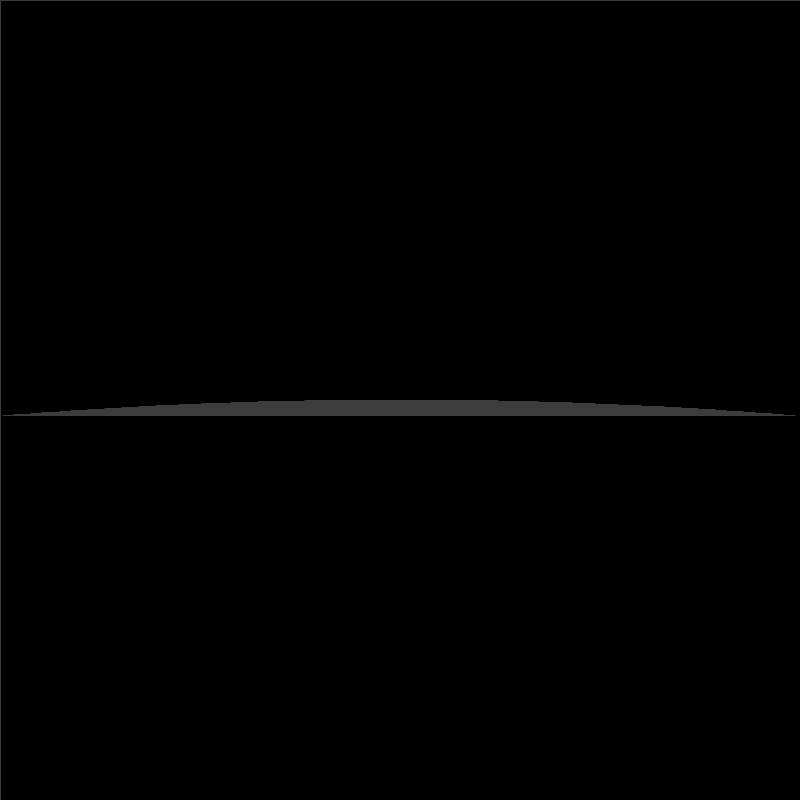
Frame 1 (no input)
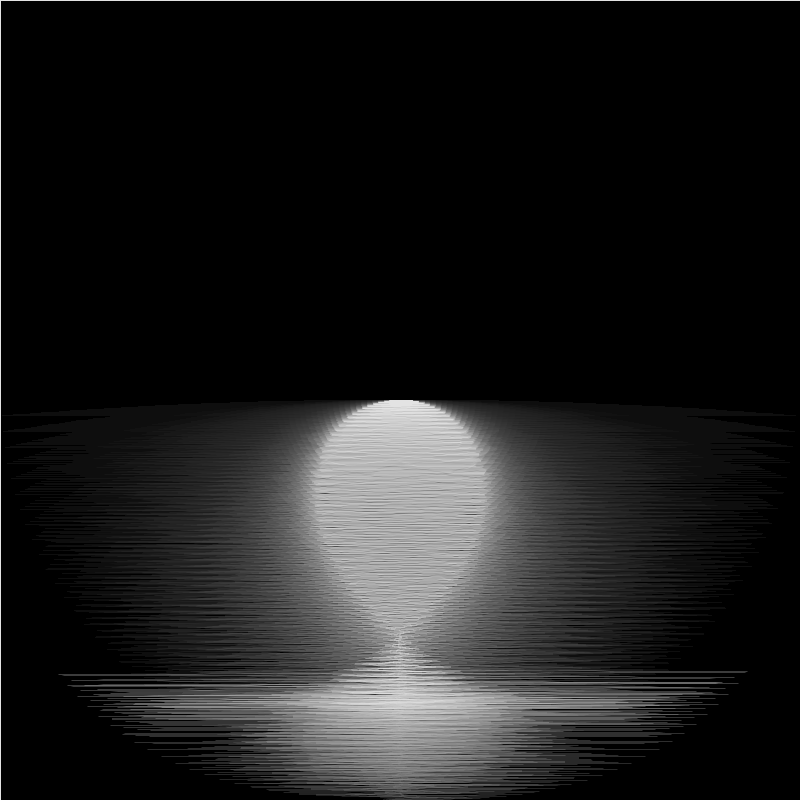
Frame 60 (the mouse pressed at the canvas centre just before this capture)
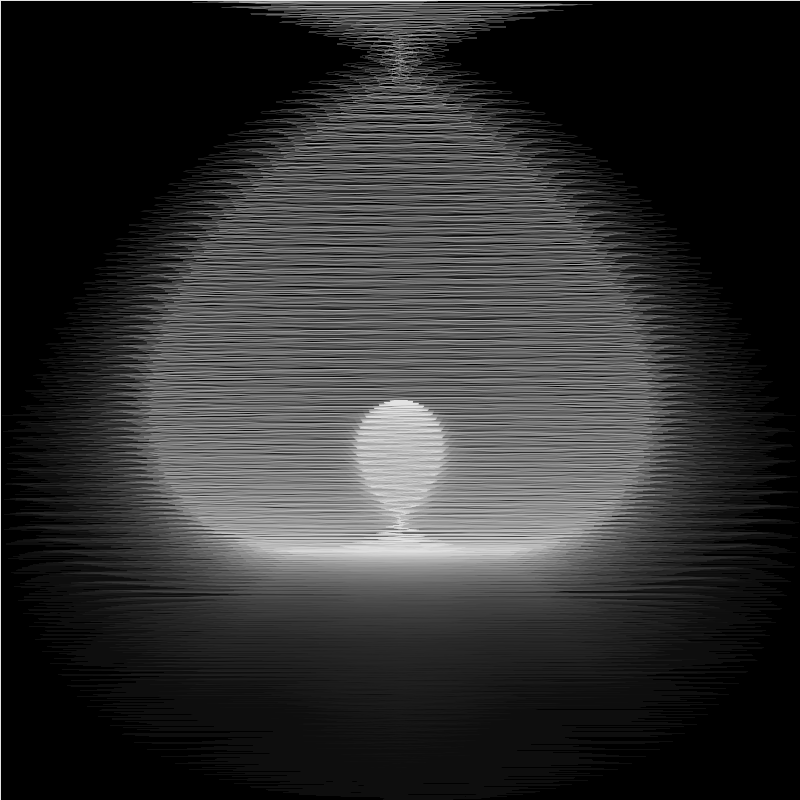
Frame 120 (the mouse held since frame 60 and released just before this capture)

The Processing sketch that drew these frames (run headless with seeded random() and noise(); from frame 60 on, the mouse is pressed at the canvas centre):

// Processing sketch: sinFlux
// ── sinFlux.pde
//Owen Meyer
//the trig functions here are taken from another source and then modified (played with)  
//to achieve various excellent effects
//uncommenting the * sin( idx ) below produces another beautifull result

int sIze = 400; 
int automate = 0;
float col = 255;
float a = 0;

void setup() {
  size( 800, 800 ); 
  stroke( 255 ,60 );
  
  smooth();
  strokeWeight( 1 );
  background( 0 );
  
}

void draw(){
  fill(0,9);
  rect( 0, 0, width, height );
  noFill();
  automate ++;

 
beginShape();
  
  for( float idx = sIze ; idx > 0; idx -= .05 ) {

      a = idx *  ( automate ) *.0001;
   
    vertex(
    
    //x coordinate
      sIze + cos( a *1.1 ) * idx * sin( idx * 1.1 ),  
      
     //y coordinate 
      sIze +  sin( a )* idx //* sin( idx )    //for another nice effect try uncommenting the * sin( idx )         

    );  
  } 
  

 endShape(); 

}
